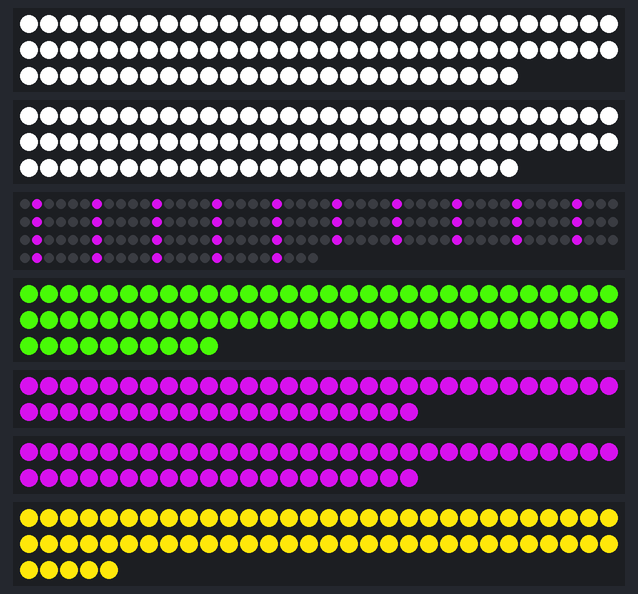
The sketch below on a simulated Arduino Uno, built with avr-gcc and run on an emulated ATmega328P. Parts: 2 × 85 RGB LEDs in strip order, left to right, continuing on the next row, 175 RGB LEDs in strip order, left to right, continuing on the next row, 70 RGB LEDs in strip order, left to right, continuing on the next row, 2 × 50 RGB LEDs in strip order, left to right, continuing on the next row, 65 RGB LEDs in strip order, left to right, continuing on the next row. Dim RGB values are drawn brighter than linear; the strip is taken to match the declared colour order.

Above: at 0.18 s.
At 0.65 s:
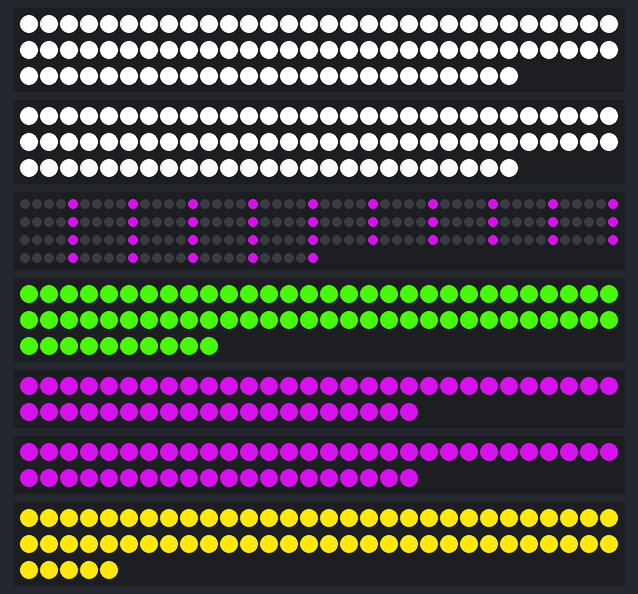

The sketch:

JokerMain.ino
```cpp
#include <Adafruit_NeoPixel.h>

#define NUM_LEDS_BOX 85
#define NUM_LEDS_NECK 70
#define NUM_LEDS_POINTS 175
#define NUM_LEDS_SIDE 50
#define NUM_LEDS_MOON 65

#define PIN_STRIP1 2
#define PIN_STRIP2 3
#define PIN_STRIP3 4
#define PIN_STRIP4 5
#define PIN_STRIP5 6
#define PIN_STRIP6 7
#define PIN_STRIP7 8

Adafruit_NeoPixel strip1 = Adafruit_NeoPixel(NUM_LEDS_BOX, PIN_STRIP1, NEO_RGB + NEO_KHZ800);
Adafruit_NeoPixel strip2 = Adafruit_NeoPixel(NUM_LEDS_BOX, PIN_STRIP2, NEO_RGB + NEO_KHZ800);
Adafruit_NeoPixel strip3 = Adafruit_NeoPixel(NUM_LEDS_POINTS, PIN_STRIP3, NEO_RGB + NEO_KHZ800);
Adafruit_NeoPixel strip4 = Adafruit_NeoPixel(NUM_LEDS_NECK, PIN_STRIP4, NEO_RGB + NEO_KHZ800);
Adafruit_NeoPixel strip5 = Adafruit_NeoPixel(NUM_LEDS_SIDE, PIN_STRIP5, NEO_RGB + NEO_KHZ800);
Adafruit_NeoPixel strip6 = Adafruit_NeoPixel(NUM_LEDS_SIDE, PIN_STRIP6, NEO_RGB + NEO_KHZ800);
Adafruit_NeoPixel strip7 = Adafruit_NeoPixel(NUM_LEDS_MOON, PIN_STRIP7, NEO_RGB + NEO_KHZ800);

void setup() {
  strip1.begin();
  delay(10);
  strip2.begin();
  delay(10);
  strip3.begin();
  delay(10);
  strip4.begin();
  delay(10);
  strip5.begin();
  delay(10);
  strip6.begin();
  delay(10);
  strip7.begin();

  strip1.show();
  strip2.show();
  strip3.show();
  strip4.show();
  strip5.show();
  strip6.show();
  strip7.show();

  setStaticColour(strip1, strip1.Color(255, 255, 255));
  setStaticColour(strip2, strip2.Color(255, 255, 255));
  setStaticColour(strip4, strip4.Color(68, 237, 7));
  setStaticColour(strip5, strip5.Color(178, 14, 196));
  setStaticColour(strip6, strip6.Color(178, 14, 196));
  setStaticColour(strip7, strip7.Color(255, 231, 10));
}

void loop() {
    chase(strip3, strip3.Color(178, 14, 196), 50, 5);
}

void setStaticColour(Adafruit_NeoPixel& strip, uint32_t color) {
  for (int i = 0; i < strip.numPixels(); i++) {
    strip.setPixelColor(i, color);
  }
  strip.show();
}

void chase(Adafruit_NeoPixel& strip, uint32_t color, uint8_t wait, int interval) {
  for (int i = 0; i < strip.numPixels(); i++) {
    for (int j = 0; j < strip.numPixels(); j += interval) {
      int index = (i + j) % strip.numPixels();
      strip.setPixelColor(index, color);
    }
    strip.show();
    delay(wait);
    for (int j = 0; j < strip.numPixels(); j += interval) {
      int index = (i + j) % strip.numPixels();
      strip.setPixelColor(index, 0);
    }
  }
}
```
